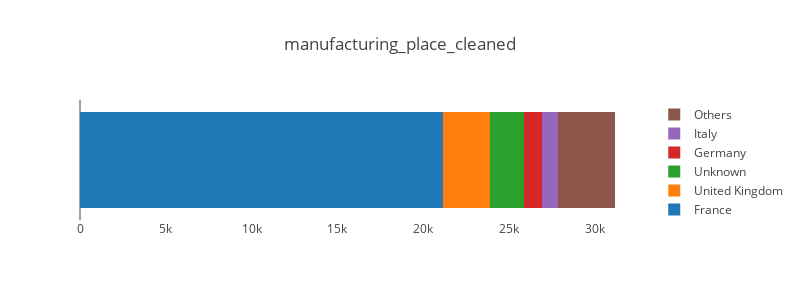

Notebook code cell kept with this figure:
### Code cell
visualize.plot_column_composition(nutrition_fr, 'manufacturing_place_cleaned')

### Figure 1 — Plotly figure (JSON) as saved in the notebook; plotly's stock layout.template omitted (floating-point values rounded to 4 significant figures)
{"data": [{"name": "France", "orientation": "h", "type": "bar", "uid": "30ef3106-084d-4bf8-a8cd-15de5f3affd9", "x": [21144], "y": [0]}, {"name": "United Kingdom", "orientation": "h", "type": "bar", "uid": "21142b00-b1be-4f09-96e2-24213938bf17", "x": [2764], "y": [0]}, {"name": "Unknown", "orientation": "h", "type": "bar", "uid": "abf9e3cc-b4db-4ff8-96d1-073fd459c50c", "x": [1943], "y": [0]}, {"name": "Germany", "orientation": "h", "type": "bar", "uid": "0ef63493-54db-4638-8209-707fc49bc667", "x": [1045], "y": [0]}, {"name": "Italy", "orientation": "h", "type": "bar", "uid": "7939519a-b6e6-4705-bcd6-6600fcd28f5f", "x": [967], "y": [0]}, {"name": "Others", "orientation": "h", "type": "bar", "uid": "f0400ae3-4b80-415c-afe0-ec4a62126f6a", "x": [3300], "y": [0]}], "layout": {"barmode": "stack", "height": 300, "showlegend": true, "title": "manufacturing_place_cleaned", "width": 800, "xaxis": {"showgrid": false, "showticklabels": true}, "yaxis": {"showgrid": false, "showline": false, "showticklabels": false, "zeroline": false}}}
